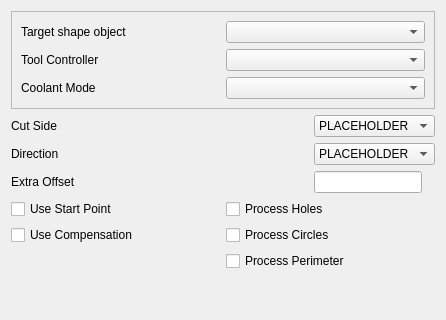
<?xml version="1.0" encoding="UTF-8"?>
<ui version="4.0">
 <class>Form</class>
 <widget class="QWidget" name="Form">
  <property name="geometry">
   <rect>
    <x>0</x>
    <y>0</y>
    <width>446</width>
    <height>320</height>
   </rect>
  </property>
  <property name="windowTitle">
   <string>Form</string>
  </property>
  <layout class="QGridLayout" name="gridLayout_4">
   <item row="0" column="0">
    <widget class="QFrame" name="frame">
     <property name="frameShape">
      <enum>QFrame::StyledPanel</enum>
     </property>
     <property name="frameShadow">
      <enum>QFrame::Raised</enum>
     </property>
     <layout class="QGridLayout" name="gridLayout_3">
      <item row="2" column="0">
       <widget class="QLabel" name="label_2">
        <property name="text">
         <string>Coolant Mode</string>
        </property>
       </widget>
      </item>
      <item row="2" column="1">
       <widget class="QComboBox" name="coolantController">
        <property name="toolTip">
         <string>&lt;html&gt;&lt;head/&gt;&lt;body&gt;&lt;p&gt;The tool and its settings to be used for this operation.&lt;/p&gt;&lt;/body&gt;&lt;/html&gt;</string>
        </property>
       </widget>
      </item>
      <item row="1" column="1">
       <widget class="QComboBox" name="toolController">
        <property name="toolTip">
         <string>&lt;html&gt;&lt;head/&gt;&lt;body&gt;&lt;p&gt;The tool and its settings to be used for this operation.&lt;/p&gt;&lt;/body&gt;&lt;/html&gt;</string>
        </property>
       </widget>
      </item>
      <item row="1" column="0">
       <widget class="QLabel" name="label">
        <property name="text">
         <string>Tool Controller</string>
        </property>
       </widget>
      </item>
      <item row="0" column="1">
       <widget class="QComboBox" name="targetShape"/>
      </item>
      <item row="0" column="0">
       <widget class="QLabel" name="targetShape_label">
        <property name="text">
         <string>Target shape object</string>
        </property>
       </widget>
      </item>
     </layout>
    </widget>
   </item>
   <item row="1" column="0">
    <layout class="QGridLayout" name="gridLayout">
     <item row="0" column="0">
      <widget class="QLabel" name="cutSideLabel">
       <property name="text">
        <string>Cut Side</string>
       </property>
      </widget>
     </item>
     <item row="0" column="1">
      <widget class="QComboBox" name="cutSide">
       <property name="toolTip">
        <string notr="true">&lt;html&gt;&lt;head/&gt;&lt;body&gt;&lt;p&gt;Specify if the profile should be performed inside or outside the base geometry features. This only matters if Use Compensation is checked (the default).&lt;/p&gt;&lt;/body&gt;&lt;/html&gt;</string>
       </property>
       <item>
        <property name="text">
         <string>PLACEHOLDER</string>
        </property>
       </item>
      </widget>
     </item>
     <item row="1" column="0">
      <widget class="QLabel" name="directionLabel">
       <property name="text">
        <string>Direction</string>
       </property>
      </widget>
     </item>
     <item row="1" column="1">
      <widget class="QComboBox" name="direction">
       <property name="toolTip">
        <string notr="true">&lt;html&gt;&lt;head/&gt;&lt;body&gt;&lt;p&gt;The direction in which the profile is performed, clockwise or counter clockwise.&lt;/p&gt;&lt;/body&gt;&lt;/html&gt;</string>
       </property>
       <item>
        <property name="text">
         <string>PLACEHOLDER</string>
        </property>
       </item>
      </widget>
     </item>
     <item row="2" column="0">
      <widget class="QLabel" name="extraOffsetLabel">
       <property name="text">
        <string>Extra Offset</string>
       </property>
      </widget>
     </item>
     <item row="2" column="1">
      <widget class="Gui::InputField" name="extraOffset">
       <property name="sizePolicy">
        <sizepolicy hsizetype="Fixed" vsizetype="Fixed">
         <horstretch>0</horstretch>
         <verstretch>0</verstretch>
        </sizepolicy>
       </property>
       <property name="toolTip">
        <string>&lt;html&gt;&lt;head/&gt;&lt;body&gt;&lt;p&gt;The amount of extra material left by this operation in relation to the target shape.&lt;/p&gt;&lt;/body&gt;&lt;/html&gt;</string>
       </property>
      </widget>
     </item>
    </layout>
   </item>
   <item row="2" column="0">
    <layout class="QGridLayout" name="gridLayout_2">
     <item row="0" column="0">
      <widget class="QCheckBox" name="useStartPoint">
       <property name="toolTip">
        <string>&lt;html&gt;&lt;head/&gt;&lt;body&gt;&lt;p&gt;Check if this operation should use a starting point.&lt;/p&gt;&lt;/body&gt;&lt;/html&gt;</string>
       </property>
       <property name="text">
        <string>Use Start Point</string>
       </property>
      </widget>
     </item>
     <item row="0" column="1">
      <widget class="QCheckBox" name="processHoles">
       <property name="toolTip">
        <string>&lt;html&gt;&lt;head/&gt;&lt;body&gt;&lt;p&gt;Check if this profile operation should also process holes in the base geometry.&lt;/p&gt;&lt;p&gt;&lt;br/&gt;&lt;/p&gt;&lt;p&gt;Found holes are automatically offset on the opposite cut side and performed in the opposite direction as perimeters.&lt;/p&gt;&lt;p&gt;&lt;br/&gt;&lt;/p&gt;&lt;p&gt;Note that this does not include cylindrical holes, the assumption being that they will get drilled.&lt;/p&gt;&lt;/body&gt;&lt;/html&gt;</string>
       </property>
       <property name="text">
        <string>Process Holes</string>
       </property>
      </widget>
     </item>
     <item row="1" column="0">
      <widget class="QCheckBox" name="useCompensation">
       <property name="toolTip">
        <string>&lt;html&gt;&lt;head/&gt;&lt;body&gt;&lt;p&gt;If checked the profile operation is offset by the tool radius. The offset direction is determined by the Cut Side.&lt;/p&gt;&lt;/body&gt;&lt;/html&gt;</string>
       </property>
       <property name="text">
        <string>Use Compensation</string>
       </property>
      </widget>
     </item>
     <item row="1" column="1">
      <widget class="QCheckBox" name="processCircles">
       <property name="toolTip">
        <string>&lt;html&gt;&lt;head/&gt;&lt;body&gt;&lt;p&gt;Check if you want this profile operation to also be applied to cylindrical holes, which normally get drilled.&lt;/p&gt;&lt;p&gt;&lt;br/&gt;&lt;/p&gt;&lt;p&gt;This can be useful if no drill of adequate size is available or the number of holes don't warrant a tool change.&lt;/p&gt;&lt;p&gt;&lt;br/&gt;&lt;/p&gt;&lt;p&gt;Note that the cut side and direction is reversed in respect to the specified values.&lt;/p&gt;&lt;/body&gt;&lt;/html&gt;</string>
       </property>
       <property name="text">
        <string>Process Circles</string>
       </property>
      </widget>
     </item>
     <item row="2" column="1">
      <widget class="QCheckBox" name="processPerimeter">
       <property name="toolTip">
        <string>&lt;html&gt;&lt;head/&gt;&lt;body&gt;&lt;p&gt;Check if this profile operation should also process the outside perimeter of the base geometry shapes.&lt;/p&gt;&lt;/body&gt;&lt;/html&gt;</string>
       </property>
       <property name="text">
        <string>Process Perimeter</string>
       </property>
      </widget>
     </item>
    </layout>
   </item>
   <item row="3" column="0">
    <spacer name="verticalSpacer">
     <property name="orientation">
      <enum>Qt::Vertical</enum>
     </property>
     <property name="sizeHint" stdset="0">
      <size>
       <width>20</width>
       <height>40</height>
      </size>
     </property>
    </spacer>
   </item>
  </layout>
 </widget>
 <customwidgets>
  <customwidget>
   <class>Gui::InputField</class>
   <extends>QLineEdit</extends>
   <header>Gui/InputField.h</header>
  </customwidget>
 </customwidgets>
 <tabstops>
  <tabstop>toolController</tabstop>
  <tabstop>cutSide</tabstop>
  <tabstop>direction</tabstop>
  <tabstop>extraOffset</tabstop>
  <tabstop>useStartPoint</tabstop>
  <tabstop>useCompensation</tabstop>
  <tabstop>processHoles</tabstop>
  <tabstop>processCircles</tabstop>
  <tabstop>processPerimeter</tabstop>
 </tabstops>
 <resources/>
 <connections/>
</ui>
